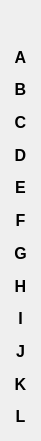
  <widget class="QWidget" name="verticalLayoutWidget">
   <property name="geometry">
    <rect>
     <x>730</x>
     <y>80</y>
     <width>41</width>
     <height>441</height>
    </rect>
   </property>
   <property name="font">
    <font>
     <pointsize>12</pointsize>
     <strikeout>false</strikeout>
    </font>
   </property>
   <layout class="QVBoxLayout" name="verticalLayout">
    <item>
     <widget class="QLabel" name="label_9">
      <property name="text">
       <string/>
      </property>
      <property name="alignment">
       <set>Qt::AlignCenter</set>
      </property>
     </widget>
    </item>
    <item>
     <widget class="QLabel" name="label_8">
      <property name="font">
       <font>
        <pointsize>12</pointsize>
        <weight>75</weight>
        <bold>true</bold>
        <strikeout>false</strikeout>
       </font>
      </property>
      <property name="text">
       <string>A</string>
      </property>
      <property name="alignment">
       <set>Qt::AlignCenter</set>
      </property>
     </widget>
    </item>
    <item>
     <widget class="QLabel" name="label_10">
      <property name="font">
       <font>
        <pointsize>12</pointsize>
        <weight>75</weight>
        <bold>true</bold>
        <strikeout>false</strikeout>
       </font>
      </property>
      <property name="text">
       <string>B</string>
      </property>
      <property name="alignment">
       <set>Qt::AlignCenter</set>
      </property>
     </widget>
    </item>
    <item>
     <widget class="QLabel" name="label_11">
      <property name="font">
       <font>
        <pointsize>12</pointsize>
        <weight>75</weight>
        <bold>true</bold>
        <strikeout>false</strikeout>
       </font>
      </property>
      <property name="text">
       <string>C</string>
      </property>
      <property name="alignment">
       <set>Qt::AlignCenter</set>
      </property>
     </widget>
    </item>
    <item>
     <widget class="QLabel" name="label_12">
      <property name="font">
       <font>
        <pointsize>12</pointsize>
        <weight>75</weight>
        <bold>true</bold>
        <strikeout>false</strikeout>
       </font>
      </property>
      <property name="text">
       <string>D</string>
      </property>
      <property name="alignment">
       <set>Qt::AlignCenter</set>
      </property>
     </widget>
    </item>
    <item>
     <widget class="QLabel" name="label_64">
      <property name="font">
       <font>
        <pointsize>12</pointsize>
        <weight>75</weight>
        <bold>true</bold>
        <strikeout>false</strikeout>
       </font>
      </property>
      <property name="text">
       <string>E</string>
      </property>
      <property name="alignment">
       <set>Qt::AlignCenter</set>
      </property>
     </widget>
    </item>
    <item>
     <widget class="QLabel" name="label_65">
      <property name="font">
       <font>
        <pointsize>12</pointsize>
        <weight>75</weight>
        <bold>true</bold>
        <strikeout>false</strikeout>
       </font>
      </property>
      <property name="text">
       <string>F</string>
      </property>
      <property name="alignment">
       <set>Qt::AlignCenter</set>
      </property>
     </widget>
    </item>
    <item>
     <widget class="QLabel" name="label_row_g">
      <property name="font">
       <font>
        <pointsize>12</pointsize>
        <weight>75</weight>
        <bold>true</bold>
        <strikeout>false</strikeout>
       </font>
      </property>
      <property name="text">
       <string>G</string>
      </property>
      <property name="alignment">
       <set>Qt::AlignCenter</set>
      </property>
     </widget>
    </item>
    <item>
     <widget class="QLabel" name="label_row_h">
      <property name="font">
       <font>
        <pointsize>12</pointsize>
        <weight>75</weight>
        <bold>true</bold>
        <strikeout>false</strikeout>
       </font>
      </property>
      <property name="text">
       <string>H</string>
      </property>
      <property name="alignment">
       <set>Qt::AlignCenter</set>
      </property>
     </widget>
    </item>
    <item>
     <widget class="QLabel" name="label_row_i">
      <property name="font">
       <font>
        <pointsize>12</pointsize>
        <weight>75</weight>
        <bold>true</bold>
        <strikeout>false</strikeout>
       </font>
      </property>
      <property name="text">
       <string>I</string>
      </property>
      <property name="alignment">
       <set>Qt::AlignCenter</set>
      </property>
     </widget>
    </item>
    <item>
     <widget class="QLabel" name="label_row_j">
      <property name="font">
       <font>
        <pointsize>12</pointsize>
        <weight>75</weight>
        <bold>true</bold>
        <strikeout>false</strikeout>
       </font>
      </property>
      <property name="text">
       <string>J</string>
      </property>
      <property name="alignment">
       <set>Qt::AlignCenter</set>
      </property>
     </widget>
    </item>
    <item>
     <widget class="QLabel" name="label_row_k">
      <property name="font">
       <font>
        <pointsize>12</pointsize>
        <weight>75</weight>
        <bold>true</bold>
        <strikeout>false</strikeout>
       </font>
      </property>
      <property name="text">
       <string>K</string>
      </property>
      <property name="alignment">
       <set>Qt::AlignCenter</set>
      </property>
     </widget>
    </item>
    <item>
     <widget class="QLabel" name="label_row_l">
      <property name="font">
       <font>
        <pointsize>12</pointsize>
        <weight>75</weight>
        <bold>true</bold>
        <strikeout>false</strikeout>
       </font>
      </property>
      <property name="text">
       <string>L</string>
      </property>
      <property name="alignment">
       <set>Qt::AlignCenter</set>
      </property>
     </widget>
    </item>
   </layout>
  </widget>
